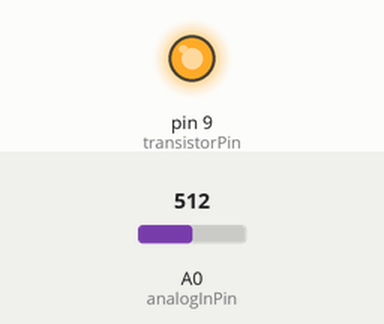
Simulated run of this sketch. Board: Arduino Uno, built with avr-gcc and run on an emulated ATmega328P. On the bench: output pins drawn as LEDs (lit = HIGH). Inputs (shaded band) come from the test bench; at power-on: A0 (analogInPin) = 512. What the sketch prints to the serial monitor is not drawn.

Above: at 0.1 s.
Timing chart, 0 to 1.6 s (numbered marks = the images above):
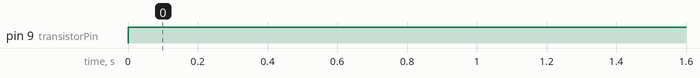

The sketch:

current_voltage_code.ino
```cpp
int analogInPin = A0;  // Analog input pin that the carrier board OUT is connected to

double sensorValue = 0;        // value read from the carrier board
double outputValue = 0;        // output in milliamps
int mVperAmp = 185*4; // use 100 for 20A Module and 66 for 30A Module
int ACSoffset = 2500; //2500;
double Voltage = 0;
double instCurrent =0;
double Current =0;
double Value =0;
double Media = 0;
const int transistorPin = 9;    // connected to the base of the transistor

double inputVoltage = 3000; // Put here the voltage shown in the sorce

void setup() {
  // initialize serial communications at 9600 bps:
  Serial.begin(9600);
  pinMode(transistorPin, OUTPUT);

}

void loop() {
  instCurrent = 0;
  for(int i = 0; i<3600; i++){
    //convert 0-360 angle to radian (needed for sin function)
    float rad = DEG_TO_RAD * i/10;
   //calculate sin of angle as number between 0 and 255
   int sinOut = 255; //constrain((cos(rad - 3.1415) * 128) + 128, 0, 255);
   // map the sensor value to a range from 0 - 255:
    //int outputValue = map(sensorValue, 0, 1023, 0, 255);
   // use that to control the transistor:
   analogWrite(transistorPin, sinOut);
   Value = (inputVoltage*sinOut)/255.0;
   Serial.print(Value);
   Serial.print("  ");
   //delay(50);

  // read the analog in value:
  sensorValue = analogRead(analogInPin);
  // convert to milli amps
  Current = ((((sensorValue / 1024.0) * 5000) - ACSoffset) / mVperAmp)*1000;
  Serial.print(Current);
  Serial.println(" ");


  // wait 10 milliseconds before the next loop
  // for the analog-to-digital converter to settle
  // after the last reading:
  delay(1000);
  }

}
```

Measured:
- by itself, pin 9 (transistorPin): LOW → HIGH at 0.00 s
